Frame 1 (no input): blank canvas, image omitted
Frame 60 (the mouse pressed at the canvas centre just before this capture): blank canvas, image omitted
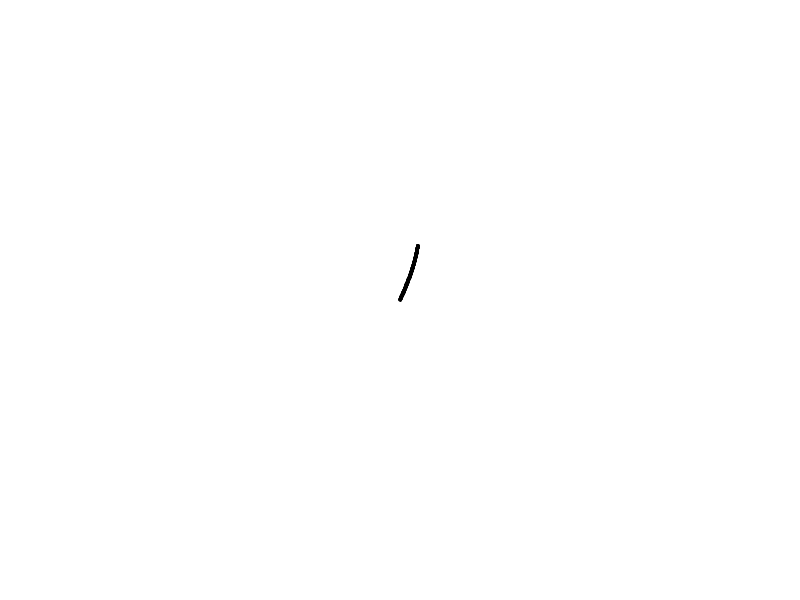
Frame 120 (the mouse held since frame 60 and released just before this capture)

The Processing sketch whose frames 1 and 60 were blank and that drew this single picture after the mouse press (run headless with seeded random() and noise(); from frame 60 on, the mouse is pressed at the canvas centre):

// Processing sketch: Random_noise_walker
// ── Random_noise_walker.pde
Walker w;

void setup(){
  size(800,600);
  background(255);
  w = new Walker();
  
}


void draw(){
  w.walk();
  w.display();
  
  
}

// ── Walker.pde
class Walker {
  
 float x,y;
 float xstep,ystep;
 float xoff,yoff;
 
 Walker(){
   x = width/2;
   y = height/2;
   xoff = 0.01;
   yoff = 1000;
 }
   
   void walk(){
     xstep = map(noise(xoff),0,1,-1,1);
     ystep = map(noise(yoff),0,1,-1,1);
     x+=xstep;
     y+=ystep;
     
     xoff += 0.001;
     yoff += 0.001;
     
     if (x < 0){
       x += width;
     }
     
     if (x > width){
       x -= width;
     }
     if ( y <0){
       y += height;
     }
     if (y > height){
       y -= height;
     }
   }
   
   void display(){
     fill(0);
     ellipse(x,y,3,3);
   }
}
